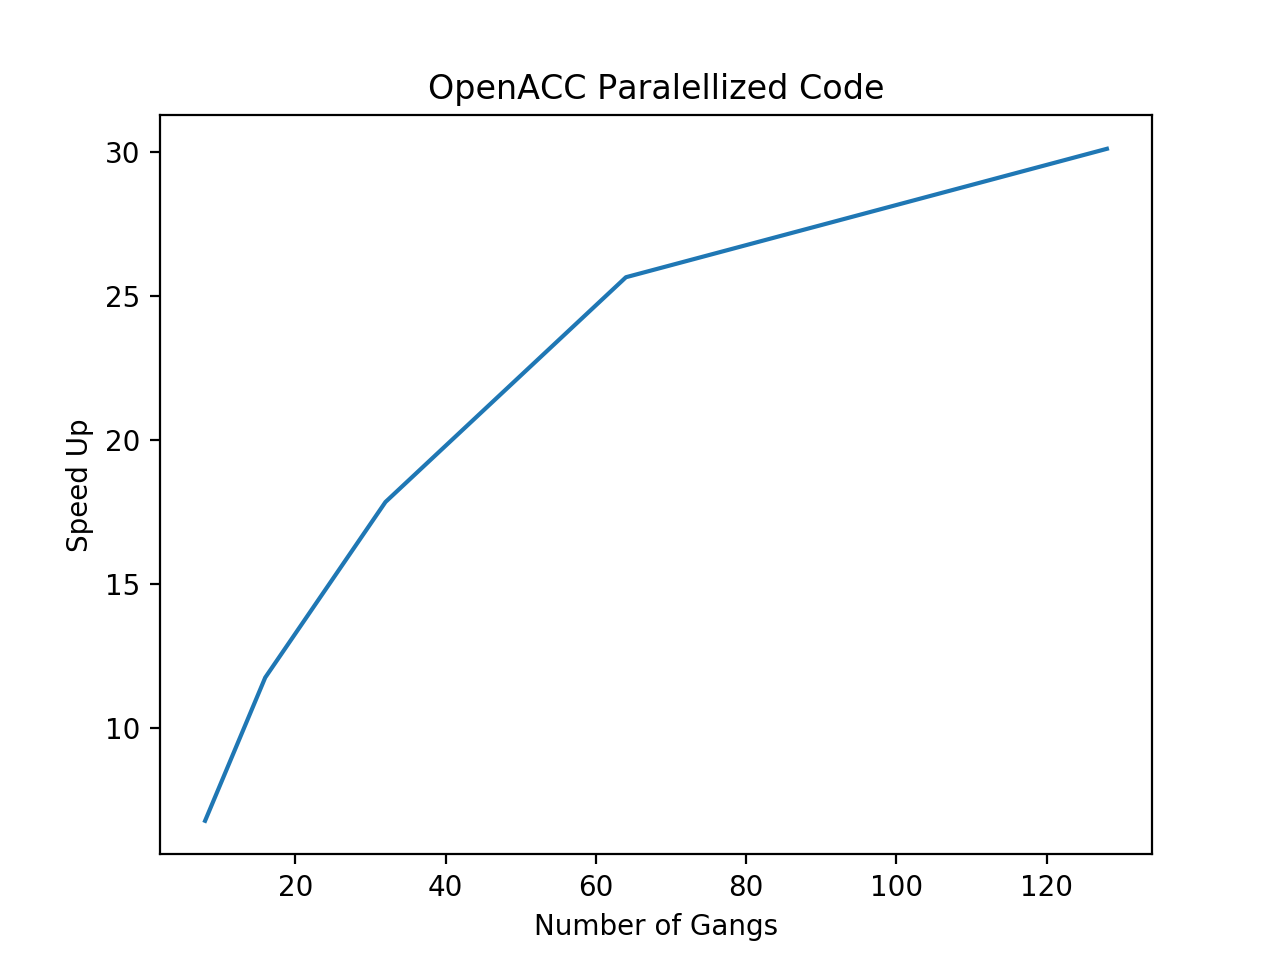

Write the Python code that produced this figure.
import numpy as np
import matplotlib.pyplot as plt

''' Number of Cores vs Speedup'''
x = [8,16,32,64,128]
y = [11.596/1.716, 11.596/.988, 11.596/.650,11.596/.452,11.596/.385]
plt.plot(x, y)
plt.xlabel("Number of Gangs")
plt.ylabel("Speed Up")
plt.title("OpenACC Paralellized Code")
plt.show()
